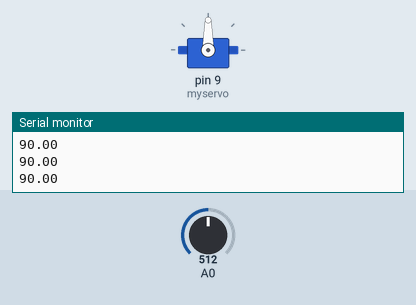
This sketch was run on a simulated Arduino Uno, built with avr-gcc and run on an emulated ATmega328P. Parts: servo, the last lines printed to the serial monitor. The test bench sets the inputs (shaded band); at power-on: A0 = 512.

Above: at 1.2 s.
1.3 s: A0 set to 716
At 2.5 s:
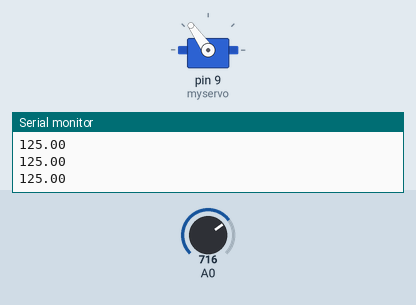
2.8 s: A0 set to 900
At 3.5 s:
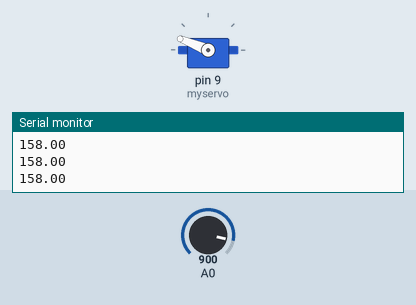
4.3 s: A0 set to 1023
At 4.9 s:
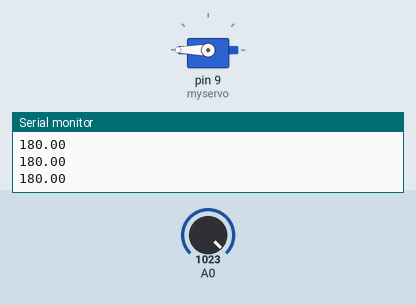
5.8 s: A0 set to 306
At 6.2 s:
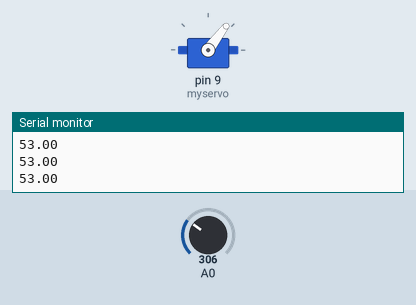
7.3 s: A0 set to 122
At 8.0 s:
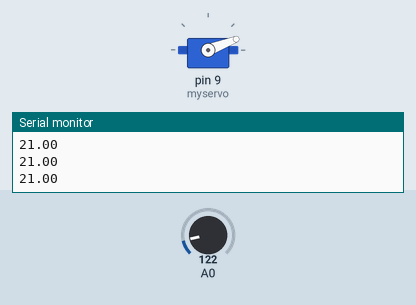
8.8 s: A0 set to 0
At 9.2 s:
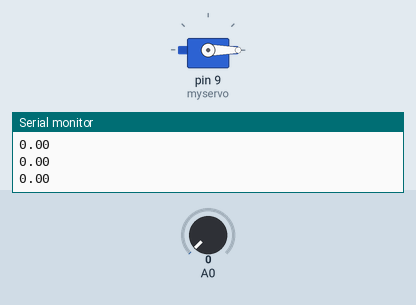
Timing chart, 0 to 11.3 s (numbered marks = the images above; inputs shaded):
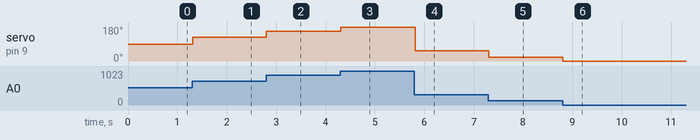

Measured:
- after the input at 1.3 s, servo on pin 9 (myservo): 90° → 125° at once
- after the input at 2.8 s, servo on pin 9 (myservo): 125° → 158° at once
- after the input at 4.3 s, servo on pin 9 (myservo): 158° → 180° at once
- after the input at 5.8 s, servo on pin 9 (myservo): 180° → 53° at once
- after the input at 7.3 s, servo on pin 9 (myservo): 53° → 21° at once
- after the input at 8.8 s, servo on pin 9 (myservo): 21° → 0° at once

The sketch:

aruindo_code_for_servo.ino
```cpp
#include <Servo.h>

Servo myservo;
int value;
double angle;

void setup()
{
  Serial.begin(9600);
  myservo.attach(9);
}

void loop()
{
  value = analogRead(A0);
  angle = map(value, 0, 1023, 0, 180);
  Serial.println(angle);
  myservo.write(angle);
  delay(15);
}
```
